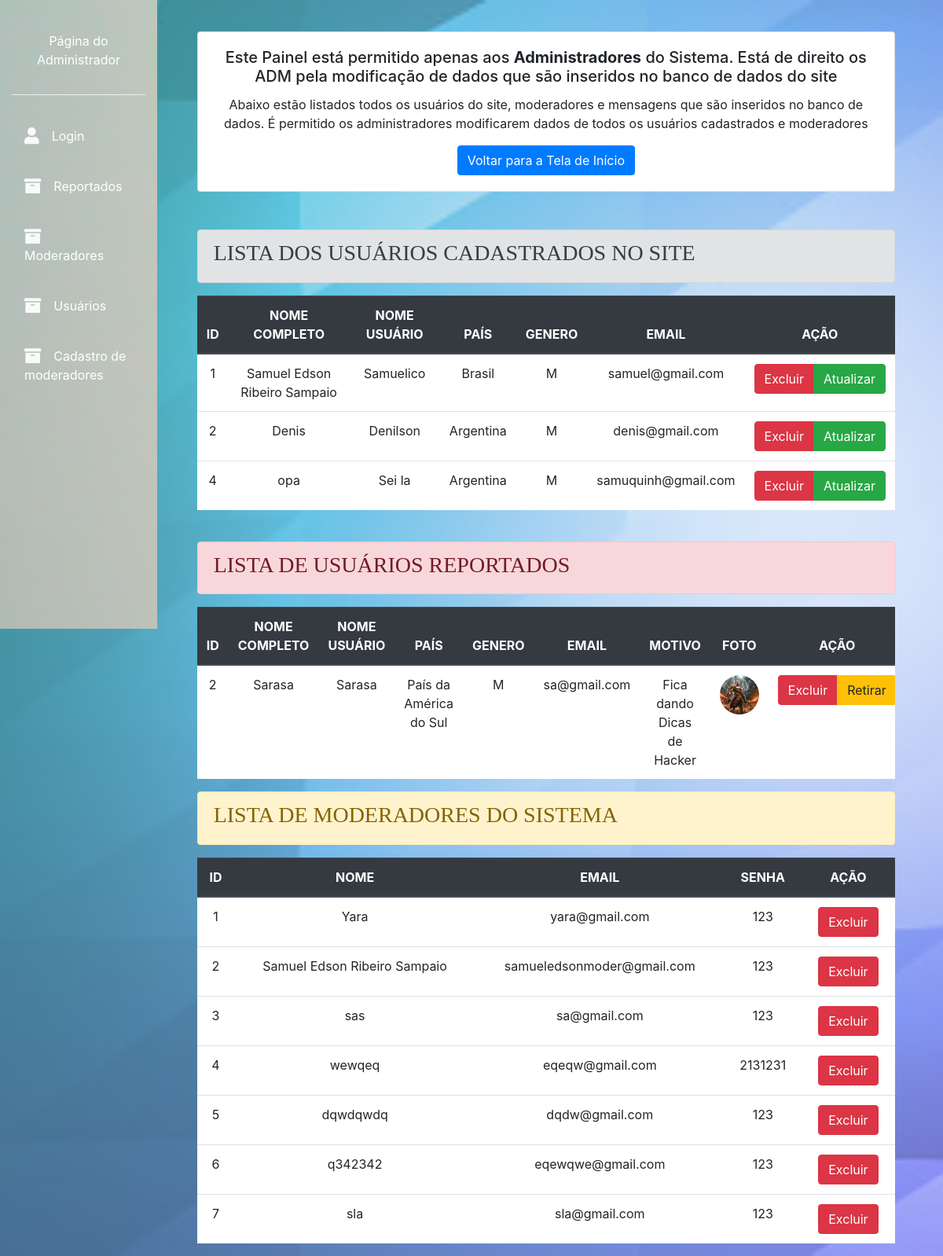
The app's page /reserva/adm.php with its own data.
### tables this page shows
CREATE TABLE `usuarios` (
  `id` int(11) NOT NULL AUTO_INCREMENT,
  `nomecompleto` varchar(200) DEFAULT NULL,
  `nomeusuario` varchar(200) DEFAULT NULL,
  `pais` varchar(200) DEFAULT NULL,
  `genero` varchar(10) DEFAULT NULL,
  `email` varchar(200) NOT NULL,
  `senha` varchar(200) NOT NULL,
  `foto` varchar(200) DEFAULT NULL,
  PRIMARY KEY (`id`)
);

CREATE TABLE `report` (
  `id` int(11) NOT NULL AUTO_INCREMENT,
  `nomecompleto` varchar(200) DEFAULT NULL,
  `nomeusuario` varchar(200) NOT NULL,
  `pais` varchar(250) NOT NULL,
  `genero` varchar(100) NOT NULL,
  `email` varchar(200) NOT NULL,
  `motivo` text NOT NULL,
  `foto` varchar(200) DEFAULT NULL,
  PRIMARY KEY (`id`)
);

CREATE TABLE `moderador` (
  `id` int(11) NOT NULL AUTO_INCREMENT,
  `nome` varchar(200) NOT NULL,
  `email` varchar(200) NOT NULL,
  `senha` varchar(8) NOT NULL,
  PRIMARY KEY (`id`)
);

### reserva/adm.php (the view, shortened to what this page needs)
<?php
include("php/conexao.php");
$sql = "SELECT * FROM usuarios";
$result = mysqli_query($con,$sql);
$sql2 = "SELECT * FROM report";
$result2 = mysqli_query($con,$sql2);
$comando = $con->prepare("SELECT * FROM moderador");
$comando->execute();
$get = $comando->get_result();
?>
<!DOCTYPE html>
<html>
<head>
	<link rel="stylesheet" href="css/bootstrap.css">
</head>
<body>
	<nav class="navbar navbar-expand-md navbar-light">
		<div class="collapse navbar-collapse" id="myNavbar">
			<div class="row">
				<div class="col-xl-2 col-lg-3 col-md-4 sidebar fixed-top">
					<div class="bottom-border pb-3">
						<p class="text-white" style="margin-top: 5vh; text-align: center;"> Página do Administrador</p>
					</div>
					<ul class="navbar-nav flex-column mt-4">
						<li class="nav-item"><a href="login.php" class="nav-link text-white p-3 mb-2 sidebar-link"><i class="fas fa-user text-light fa-lg mr-3"></i>Login</a></li>
						<li class="nav-item"><a href="./relatorios/gerador/reports/reportRELATORIO.php" class="nav-link text-white p-3 mb-2 sidebar-link"><i class="fas fa-archive text-light fa-lg mr-3"></i>Reportados</a></li>
						<li class="nav-item"><a href="./relatorios/gerador/moderador/relatorioMODERADOR.php" class="nav-link text-white p-3 mb-2 sidebar-link"><i class="fas fa-archive text-light fa-lg mr-3"></i>Moderadores</a></li>
						<li class="nav-item"><a href="./relatorios/gerador/usuarios/relatorioUSUARIOS.php" class="nav-link text-white p-3 mb-2 sidebar-link"><i class="fas fa-archive text-light fa-lg mr-3"></i>Usuários</a></li>
						<li class="nav-item"><a href="paginas/cadastro/cadastro.html" class="nav-link text-white p-3 mb-2 sidebar-link"><i class="fas fa-archive text-light fa-lg mr-3"></i>Cadastro de moderadores</a></li>
					</ul>
				</div>
			</div>
		</div>
	</nav>
	<br>
	<div class="container-fluid">
		<div class="col-xl-10 col-lg-9 col-md-8 ml-auto">
			<div class="col-12">
				<div class="card" style="width: 100%; text-align: center;">
					<div class="card-body">
						<h5 class="card-title">Este Painel está permitido apenas aos <b>Administradores</b> do Sistema. Está de direito os ADM pela modificação de dados que são inseridos no banco de dados do site</h5>
						<p class="card-text">Abaixo estão listados todos os usuários do site, moderadores e mensagens que são inseridos no banco de dados. É permitido os administradores modificarem dados de todos os usuários cadastrados e moderadores</p>
						<a href="index.php" class="btn btn-primary">Voltar para a Tela de Início</a>
					</div>
				</div>
				<br>
				<br>
				<div class="alert alert-secondary" role="alert">
					<h3 style="font-family: 'Arial Black';">LISTA DOS USUÁRIOS CADASTRADOS NO SITE</h3>
				</div>
				<div class="table-responsive">
					<table class="table">
						<thead class="thead-dark">
							<tr class="text-muted">
								<th scope="col">ID</td>
									<th scope="col">NOME COMPLETO</th>
									<th scope="col">NOME USUÁRIO</th>
									<th scope="col">PAÍS</th>
									<th scope="col">GENERO</th>
									<th scope="col">EMAIL</th>
									<th scope="col">AÇÃO</th>
								</tr>
							</thead>
							<tbody>
								<?php while($row = mysqli_fetch_assoc($result)){ ?>
									<tr>
										<td scope="row"><?php echo $row['id']; ?></td>
										<td><?php echo $row['nomecompleto']; ?></td>
										<td><?php echo $row['nomeusuario']; ?></td>
										<td><?php echo $row['pais']; ?></td>
										<td><?php echo $row['genero']; ?></td>
										<td><?php echo $row['email']; ?></td>
										<td><div class="btn-group" role="group"><a href="php/_exclui_usu.php?email=<?php echo $row['email']; ?>&&adm=1" class="btn btn-danger">Excluir</a> <a href="editar.php?email=<?php echo $row['email']; ?>" class="btn btn-success">Atualizar</a></div></td>
									</tr>
								<?php }; ?>
							</tbody>
						</table>
					</div>
					<br>
					<div class="alert alert-danger" role="alert">
						<h3 style="font-family: 'Arial Black';">LISTA DE USUÁRIOS REPORTADOS</h3>
					</div>
					<div class="table-responsive">
						<table class="table table-striped">
							<thead class="thead-dark">
								<tr>
									<th scope="col">ID</th>
									<th scope="col">NOME COMPLETO</th>
									<th scope="col">NOME USUÁRIO</th>
									<th scope="col">PAÍS</th>
									<th scope="col">GENERO</th>
									<th scope="col">EMAIL</th>
									<th scope="col">MOTIVO</th>
									<th scope="col">FOTO</th>
									<th scope="col">AÇÃO</th>
								</tr>
							</thead>
							<tbody>
								<?php while($row = mysqli_fetch_assoc($result2)){ ?>
									<tr>
										<td scope="row"><?php echo $row['id']; ?></td>
										<td><?php echo $row['nomecompleto']; ?></td>
										<td><?php echo $row['nomeusuario']; ?></td>
										<td><?php echo $row['pais']; ?></td>
										<td><?php echo $row['genero']; ?></td>
										<td><?php echo $row['email']; ?></td>
										<td><?php echo $row['motivo']; ?></td>
										<td><img class="minhafoto" src="<?php if($row['foto'] != null){echo('/ProjetosChatTempoReal/uploads/'.$row['foto']);}else{ echo('/ProjetosChatTempoReal/img/login.png');} ?>"></td>
										<td><div class="btn-group" role="group"><a href="php/_exclui_usu.php?email=<?php echo $row['email']; ?>&&adm=1" class="btn btn-danger">Excluir</a><a href="php/retirarReport.php?email=<?php echo $row['email']; ?>&&adm=1" class="btn btn-warning">Retirar</a></div></td>
									</tr>
								<?php } ?>
							</tbody>
						</table>
					</div>
					<div class="alert alert-warning" role="alert">
						<h3 style="font-family: 'Arial Black';">LISTA DE MODERADORES DO SISTEMA</h3>
					</div>
					<div class="table-responsive">
						<table class="table table-striped">
							<thead class="thead-dark">
								<tr>
									<th scope="col">ID</th>
									<th scope="col">NOME</th>
									<th scope="col">EMAIL</th>
									<th scope="col">SENHA</th>
									<th scope="col">AÇÃO</th>
								</tr>
							</thead>
							<tbody>
								<?php while($dados = $get->fetch_assoc()){ ?>
									<tr>
										<td scope="row"><?php echo $dados['id']; ?></td>
										<td><?php echo $dados['nome']; ?></td>
										<td><?php echo $dados['email']; ?></td>
										<td><?php echo $dados['senha']; ?></td>
										<td><a class="btn btn-danger" href="paginas/cadastro/php/excluirMod.php?id=<?php echo($dados['id']) ?>&&adm=1">Excluir</a></td>
									</tr>
								<?php } ?>
							</tbody>
						</table>
					</div>
				</div>
			</div>
		</div>
</body>
</html>

### reserva/adm.php (style rules this page uses)
body { margin-left: 2vh; margin-right: 2vh; background:url("./img/back3.jpg"); background-color: #e3f2fd; background-position: center; background-repeat: no-repeat; background-size: cover; }
.minhafoto { width: 50px; height: 50px; border-radius: 50%; }
th { text-align: center; }
td { text-align: center; background-color: white; }
.sidebar { height: 100vh; background:url("./img/cor.jpg"); background-position: center; background-repeat: no-repeat; background-size: cover; }
.bottom-border { border-bottom: 1px groove #eee; }
.sidebar-link { transition: all .4s; }

### records on screen
usuarios: id "1", nomecompleto "Samuel Edson Ribeiro Sampaio", nomeusuario "Samuelico", pais "Brasil", genero "M", email "samuel@gmail.com"
usuarios: id "2", nomecompleto "Denis", nomeusuario "Denilson", pais "Argentina", genero "M", email "denis@gmail.com"
usuarios: id "4", nomecompleto "opa", nomeusuario "Sei la", pais "Argentina", genero "M", email "samuquinh@gmail.com"
report: id "2", nomecompleto "Sarasa", nomeusuario "Sarasa", pais "País da América do Sul", genero "M", email "sa@gmail.com", motivo "Fica dando Dicas de Hacker", foto (picture)
moderador: id "1", nome "Yara", email "yara@gmail.com", senha "123"
moderador: id "2", nome "Samuel Edson Ribeiro Sampaio", email "samueledsonmoder@gmail.com", senha "123"
moderador: id "3", nome "sas", email "sa@gmail.com", senha "123"
moderador: id "4", nome "wewqeq", email "eqeqw@gmail.com", senha "2131231"
moderador: id "5", nome "dqwdqwdq", email "dqdw@gmail.com", senha "123"
moderador: id "6", nome "q342342", email "eqewqwe@gmail.com", senha "123"
moderador: id "7", nome "sla", email "sla@gmail.com", senha "123"
